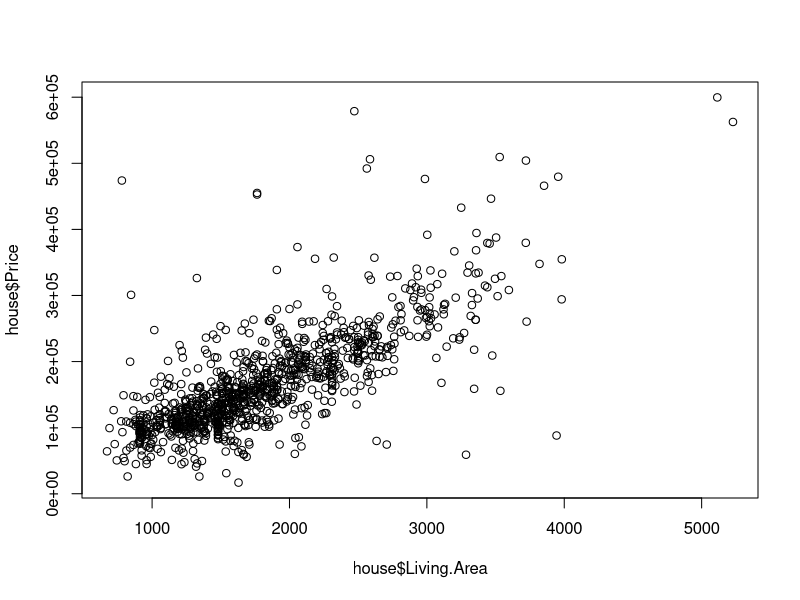
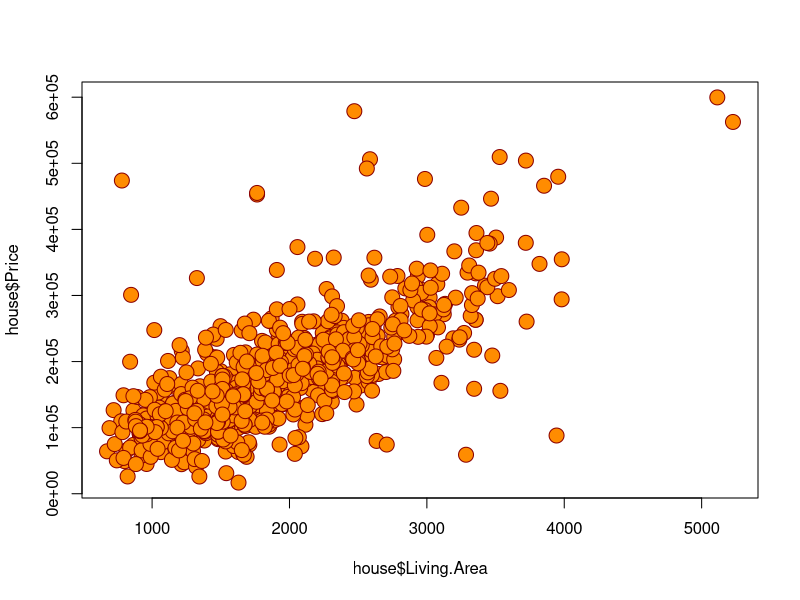

These figures' R source, in order:
## ---- chunk 1
#| echo: false
#| eval: true
knitr::opts_chunk$set(comment = NA)

## ---- chunk 2
house <- read.csv("data/house_prices.csv")
## ---- chunk 3

head(house, n = 5) # The 5 tells R to print 5 rows

## ---- chunk 4

mean(house$Price)
sd(house$Price)

## ---- chunk 5

plot(house$Living.Area, house$Price)

## ---- chunk 6

plot(
  house$Living.Area,
  house$Price,
  pch = 21,
  bg = "darkorange",
  col = "darkred",
  cex = 2
)

## ---- chunk 7

300 * (2/25)

3^2 + 42

sin(17)

## ---- chunk 8

seq(from = 1, to = 5)

## ---- chunk 9

seq(1, 5) 

seq(5, 1)

## ---- chunk 10

seq(1, 10, by = 2)

seq(1, 10, length = 3)

## ---- chunk 11

bob <- 5.137

## ---- chunk 12

x <- seq(1, 5, length = 3)

logx <- log(x)

exp(logx)

